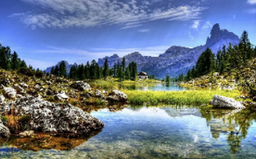
#> input picture lab11/part3/nature.png, 256 x 159 px, shrunk from 694 x 430 before the run
$ python kmeans_example.py
#> lines starting #> are read from the running program, lines starting #| are printed output that depends on the picture
import cv2 as cv
import matplotlib.pyplot as plt
import numpy as np

img = cv.imread('nature.png')
#> img is the input picture: shape (159, 256, 3); mean B, G, R 133.2, 119.9, 107.1
img = cv.cvtColor(img, cv.COLOR_BGR2RGB)
Z = img.reshape((-1,3))
#convert to float 32
Z = np.float32(Z)

#criteria for Kmeans
criteria = (cv.TERM_CRITERIA_EPS+cv.TERM_CRITERIA_MAX_ITER, 20, 0.5)

quantized_images = []
Ks = [2,3,5,10,20,40]
subplot_index = 1
for K in Ks:
    print(K)
    #find clusters
    ret,label,center = cv.kmeans(Z,K,None,criteria,20,cv.KMEANS_RANDOM_CENTERS)

    #recreate original image
    center = np.uint8(center)
    res = center[label.flatten()]
    res2 = res.reshape((img.shape))

    #plot in subplot
    plt.subplot(2,3,subplot_index)
    plt.imshow(res2)
    plt.title('K='+str(K))
    subplot_index += 1
#> this loop made 6 passes
#> ret on passes 3 to 6: 74656084.4, 34894228.6, 17165379.7, 9887249
#> (ret, center) on passes 1 to 2: (208509504.2, [[71, 70, 48], [129, 150, 185]]), (140248683.4, [[109, 122, 134], [57, 53, 31], [148, 174, 222]])
#> pass 1, `res2 = res.reshape((img.shape))`:
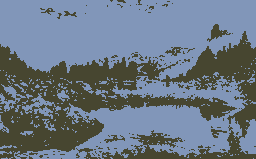
#> res2: shape (159, 256, 3); mean R, G, B 106.9, 119.5, 132.7
#> pass 2, `res2 = res.reshape((img.shape))`:
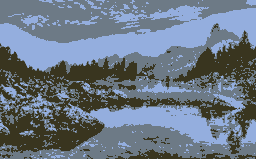
#> res2: shape (159, 256, 3); mean R, G, B 106.8, 119.2, 132.9
#> pass 3, `res2 = res.reshape((img.shape))`:
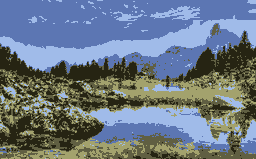
#> res2: shape (159, 256, 3); mean R, G, B 106.7, 119.5, 132.4
#> after the loop, subplot_index = 7

plt.show()
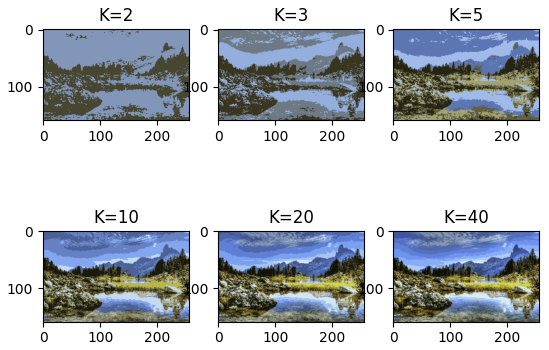
#> figure drawn by matplotlib, 6 panels
